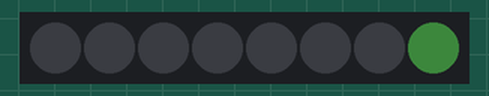
Bench run of a sketch on a simulated Arduino Uno, built with avr-gcc and run on an emulated ATmega328P. On the bench: 8 RGB LEDs in strip order, left to right. Dim RGB values are drawn brighter than linear; random numbers use the default seed unless the sketch sets one.

Above: at 2.24 s.
At 2.85 s:
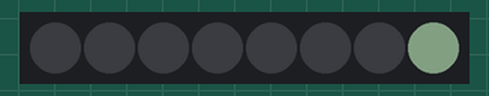
At 15.96 s:
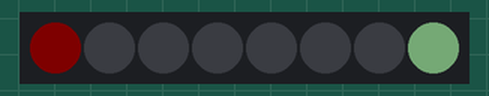
At 18.14 s:
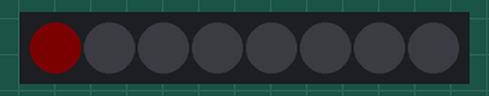
At 28.2 s:
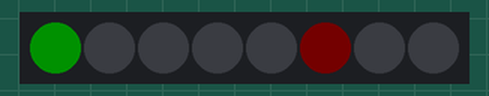
At 39.58 s:
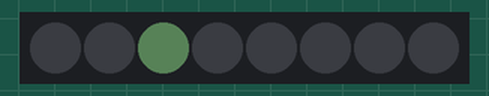
Timing chart, 0 to 40.0 s (numbered marks = the images above):
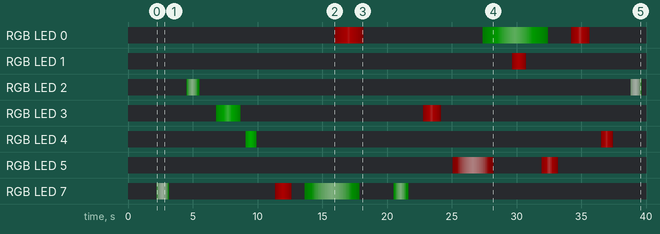

The sketch:

holiday_trinket_neopixel8.ino
```cpp
#include <Adafruit_NeoPixel.h>

#define PIN 0

#define LED_COUNT 8

Adafruit_NeoPixel strip = Adafruit_NeoPixel(LED_COUNT, PIN);

int led[LED_COUNT], ledb[LED_COUNT], ledc[LED_COUNT];
int ledr[LED_COUNT];
int b = 0;
int aob = 45; // was 15
int bsmin = 1;
int bsmax = 30;

long waiting_time = 50;

void setup()
{
  strip.begin();
  strip.setBrightness(50); // 1/3 brightness
  strip.show();

  for (int i; i < LED_COUNT; i++) {
    led[i] = 0;
  }
}

void loop() {
  b++;
  if (b > 3000) b = 0;

  if ((b % aob) == 0) {
    uint8_t pos = random(LED_COUNT);
    if (led[pos] == 0) { // not already blinking
      uint8_t bs = random(bsmax-bsmin)+bsmin;
      ledb[pos] = bs;
      ledr[pos] = random(254);
      led[pos] = ledb[pos];
      ledc[pos] = random(3); // 4 for red/blue/green; 3 for just red/green
    }
  }

  for (uint8_t a = 0; a < LED_COUNT; a++) {
    if (led[a] > 0) {
      led[a] = led[a] + ledb[a];
    }

    if (led[a] > 511) {
      led[a] = 0;
    }

    int sendval = led[a];
    if (sendval > 255) {
      sendval = 511 - sendval;
    }

    int o = sendval - ledr[a];
    if (o < 0) {
      o = 0;
    }

    if (ledc[a] > 2) {
      strip.setPixelColor (a, strip.Color(o, o, sendval));
    } else if (ledc[a] > 1) {
      strip.setPixelColor (a, strip.Color(o, sendval, o));
    } else {
      strip.setPixelColor (a, strip.Color(sendval, o, o));
    }
  }
  strip.show();

  delay(waiting_time);
}
```
